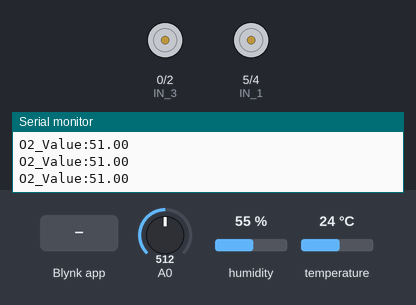
This sketch was run on a simulated ESP8266 (NodeMCU). Parts: motor-driver pin pairs drawn as motors (green arrow = first pin HIGH = forward, orange = second pin HIGH = backward, longer = more drive), the last lines printed to the serial monitor. The inputs (shaded band) are chosen by the test bench; at power-on: A0 = 512, humidity 55 %, temperature 24 °C. WiFi joins after 1.5 s; servers stay silent unless stated.

Above: at 3.0 s.
3.1 s: Blynk app writes 1 to V0
At 3.9 s:
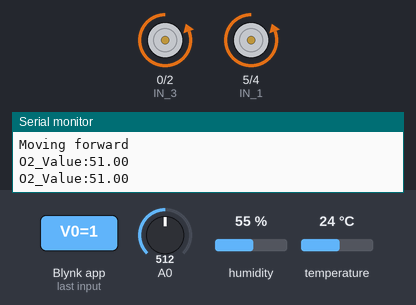
4.8 s: Blynk app writes 1 to V1
At 6.0 s:
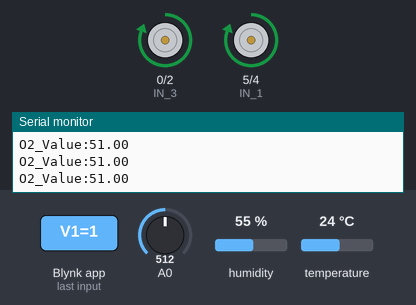
6.3 s: Blynk app writes 1 to V3
At 6.9 s:
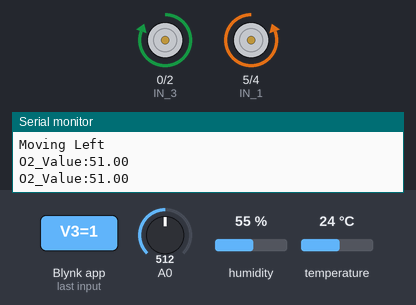
Timing chart, 0 to 9.3 s (numbered marks = the images above; inputs shaded):
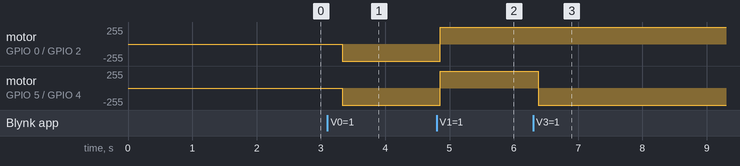

The sketch:

Cave_Robot.ino
```cpp
#define BLYNK_TEMPLATE_ID "TMPL3cANPicXL"
#define BLYNK_TEMPLATE_NAME "Image Processing in Harsh Environment"
#define BLYNK_AUTH_TOKEN "p_qt1kDmF7YMB6M_A8Ggvg9LddOfAtv9"

#include <ESP8266WiFi.h>
#include <BlynkSimpleEsp8266.h>

char auth[] = BLYNK_AUTH_TOKEN;

char ssid[] = "caverobot";
char pass[] = "123456789";

#include "DHT.h"        // including the library of DHT11 temperature and humidity sensor
#define DHTTYPE DHT11   // DHT 11

#define dht_dpin 13


DHT dht(dht_dpin, DHTTYPE);

#define IN_1  5          // L298N in1 motors Rightx          GPIO15(D8)
#define IN_2  4         // L298N in2 motors Right           GPIO13(D7)
#define IN_3  0           // L298N in3 motors Left            GPIO2(D4)
#define IN_4  2          // L298N in4 motors Left            GPIO0(D3)

float gas_vol=0;

int speedCar = 40;


void goAhead(){

      digitalWrite(IN_1, LOW);
      digitalWrite(IN_2, HIGH);


      digitalWrite(IN_3, LOW);
      digitalWrite(IN_4, HIGH);

  }

void goBack(){

      digitalWrite(IN_1, HIGH);
      digitalWrite(IN_2, LOW);


      digitalWrite(IN_3, HIGH);
      digitalWrite(IN_4, LOW);

  }

void goRight(){

      digitalWrite(IN_1, HIGH);
      digitalWrite(IN_2, LOW);


      digitalWrite(IN_3, LOW);
      digitalWrite(IN_4, HIGH);

  }

void goLeft(){

      digitalWrite(IN_1, LOW);
      digitalWrite(IN_2, HIGH);
      digitalWrite(IN_3, HIGH);
      digitalWrite(IN_4, LOW);

  }

  void stopRobot()
  {

      digitalWrite(IN_1, LOW);
      digitalWrite(IN_2, LOW);
      digitalWrite(IN_3, LOW);
      digitalWrite(IN_4, LOW);

 }

 BLYNK_WRITE(V0)
 {
  int button = param.asInt(); // read button
  if (button == 1) {
    Serial.println("Moving forward");
    goAhead();
  }
  else {
    Serial.println("Stop");
   stopRobot();
  }
}

BLYNK_WRITE(V1)
 {
  int button = param.asInt(); // read button
  if (button == 1) {
    Serial.println("Moving backward");
    goBack();
  }
  else {
    Serial.println("Stop");
    stopRobot();
  }
}


BLYNK_WRITE(V3)
 {
  int button = param.asInt(); // read button
  if (button == 1) {
    Serial.println("Moving Left");
    goLeft();
  }
  else {
    Serial.println("Stop");
    stopRobot();
  }
}


void setup()
{
    Serial.begin(9600);
    Blynk.begin(auth, ssid, pass, "blynk.cloud", 80);
    pinMode(IN_1, OUTPUT);
    pinMode(IN_2, OUTPUT);
    pinMode(IN_3, OUTPUT);
    pinMode(IN_4, OUTPUT);
    stopRobot();
    dht.begin();
 }

void loop()
{
  Blynk.run();
  gas_vol=analogRead(A0)/10;
  Serial.print("O2_Value:");
  Serial.println(gas_vol,2);
  Blynk.virtualWrite(V2,gas_vol);
  float h = dht.readHumidity();
  float t = dht.readTemperature();
  Blynk.virtualWrite(V4,t);
  //Blynk.virtualWrite(V5,h);
  delay(500);
}
```

Measured:
- after the input at 3.1 s, motor on GPIO 0 (IN_3) / GPIO 2 (IN_4), motor on GPIO 5 (IN_1) / GPIO 4 (IN_2): stopped → backward 255/255 after 0.23 s
- after the input at 4.8 s, motor on GPIO 0 (IN_3) / GPIO 2 (IN_4), motor on GPIO 5 (IN_1) / GPIO 4 (IN_2): backward 255/255 → forward 255/255 after 0.06 s
- after the input at 6.3 s, motor on GPIO 5 (IN_1) / GPIO 4 (IN_2): forward 255/255 → backward 255/255 after 0.08 s
